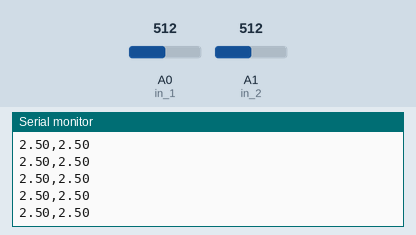
The sketch below on a simulated Arduino Uno, built with avr-gcc and run on an emulated ATmega328P. Shown: the last lines printed to the serial monitor. The inputs (shaded band) are chosen by the test bench; at power-on: A0 (in_1) = 512, A1 (in_2) = 512.

Above: at 1.2 s.
1.3 s: A0 (in_1) set to 716
At 1.32 s:
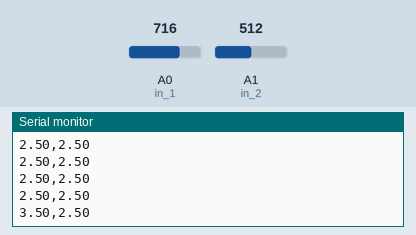
2.8 s: A1 (in_2) set to 716
At 2.83 s:
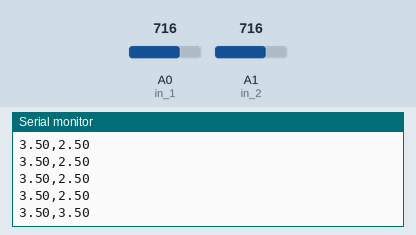
4.3 s: A0 (in_1) set to 900
At 4.35 s:
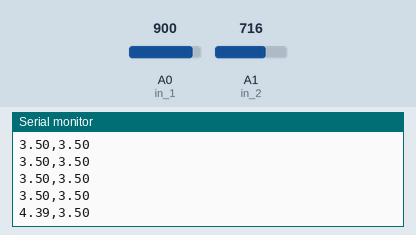
5.8 s: A1 (in_2) set to 900
At 5.86 s:
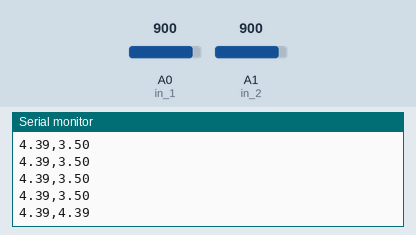
Timing chart, 0 to 8.8 s (numbered marks = the images above; inputs shaded):
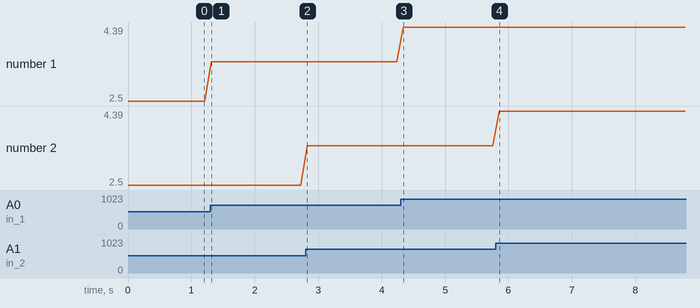

Measured:
- after the input at 1.3 s, the serial monitor: prints a new line at once (image 1)
- after the input at 2.8 s, the serial monitor: prints a new line at once (image 2)
- after the input at 4.3 s, the serial monitor: prints a new line at once (image 3)
- after the input at 5.8 s, the serial monitor: prints a new line after 0.06 s (image 4)
- plotted number 1: 2.5 → 3.5 after the input at 1.3 s, 3.5 → 4.39 after the input at 4.3 s

The sketch:

P14-1_read_2_analog.ino
```cpp
/*
*P14-1
*設計Arduino 程式，使用Arduino 板讀取兩個類比電壓值，並顯示於Serial Monitor視窗。
*/

const byte in_1 = A0;
const byte in_2 = A1;

void setup()
{
	Serial.begin(9600);
}

void loop()
{
	Serial.print(analogRead(in_1)/1024.0*5.0, 2);
	Serial.print(',');
	Serial.println(analogRead(in_2)/1024.0*5.0, 2);
	delay(100);
}
```
